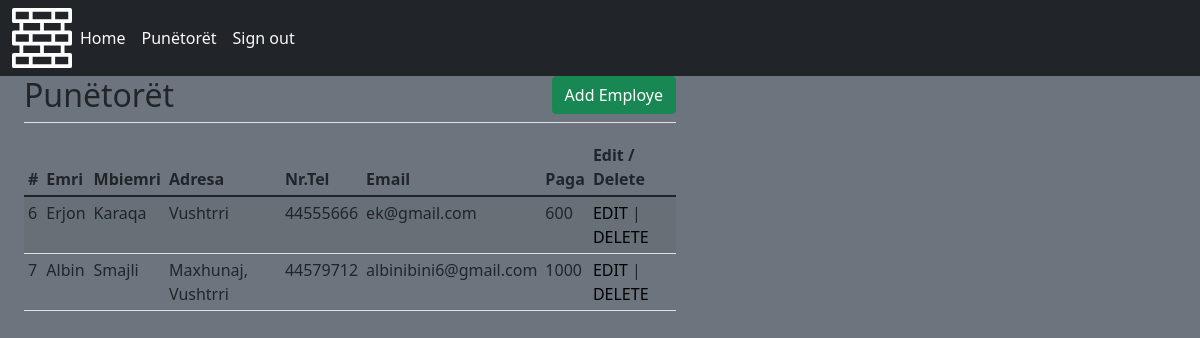
Page /employes.php on the committed database.
### tables this page shows
CREATE TABLE `employes` (
  `id` int(11) NOT NULL,
  `emri` varchar(100) NOT NULL,
  `mbiemri` varchar(100) NOT NULL,
  `adresa` varchar(100) NOT NULL,
  `nrTel` int(15) NOT NULL,
  `email` varchar(50) NOT NULL,
  `password` varchar(200) NOT NULL,
  `paga` int(6) NOT NULL
);

### employes.php (the view, shortened to what this page needs)
<?php
    require 'config.php';
$sql = "SELECT * from employes";
	$prep = $con->prepare($sql);
	$prep->execute();
	$datas = $prep->fetchAll();
    ?>
<?php require 'head.php';?>
<body class="bg-secondary">
<nav class="navbar navbar-expand-lg navbar-light bg-dark">
<div class="container-fluid">
    <div class="collapse navbar-collapse" id="navbarScroll">
      <ul class="navbar-nav me-auto my-2 my-lg-0 navbar-nav-scroll" style="--bs-scroll-height: 100px;">
        <li class="nav-item text-light">
          <a class="nav-link active text-light" aria-current="page" href="index1.php">Home</a>
        </li>
        <li class="nav-item text-light">
          <a class="nav-link text-light" href="employes.php">Punëtorët</a>
        </li>
        <li class=" nav-item text-light">
			<a class="nav-link text-light" href="signout.php"> Sign out</a>
		</li>
      </ul>
    </div>
  </div>
</nav>
			<main role="main" class="col-8 col-md-9 ml-sm-9 col-lg-7 px-4 ">
			<div class="d-flex justify-content-between flex-wrap flex-md-nowrap align-it-center pd-2 mb-3 border-bottom">
				<h1 class="h2">Punëtorët</h1>
				<div>
					<button type="button" class="btn btn-success" data-bs-toggle="modal" data-bs-target="#employeModal">Add Employe</button>
				</div>
			</div>
			<div class="table-responsive">
				<table class="table table-striped table-sm">
					<thead>
						<tr>
							<th>#</th>
							<th>Emri</th>
							<th>Mbiemri</th>
							<th>Adresa</th>
                            <th>Nr.Tel</th>
                            <th>Email</th>
                            <th>Paga</th>
							<th>Edit / Delete</th>
						</tr>
					</thead>
					<tbody>
						<?php foreach($datas as $data): ?>
						<tr>
							<td><?= $data['id'] ?></td>
							<td><?= $data['emri'] ?></td>
							<td><?= $data['mbiemri'] ?></td>
							<td><?= $data['adresa'] ?></td>
                            <td><?= $data['nrTel'] ?></td>
                            <td><?= $data['email'] ?></td>
                            <td><?= $data['paga'] ?></td>
							<td><a style="text-decoration:none; color:black;" href="editEmp.php?id=<?= $data['id']; ?>">EDIT</a> | <a style="text-decoration:none; color:black;" href="deleteEmp.php?id=<?= $data['id']; ?>">DELETE</a></td>
						</tr>
						<?php endforeach; ?>
					</tbody>
				</table>
			</div>
		</main>
	</body>
<?php require 'footer.php';?>

### css/style.css (style rules this page uses)
* { margin: 0; padding: 0; }

### rows in the picture
employes: id "6", emri "Erjon", mbiemri "Karaqa", adresa "Vushtrri", nrTel "44555666", email "ek@gmail.com", paga "600"
employes: id "7", emri "Albin", mbiemri "Smajli", adresa "Maxhunaj, Vushtrri", nrTel "44579712", email "albinibini6@gmail.com", paga "1000"
